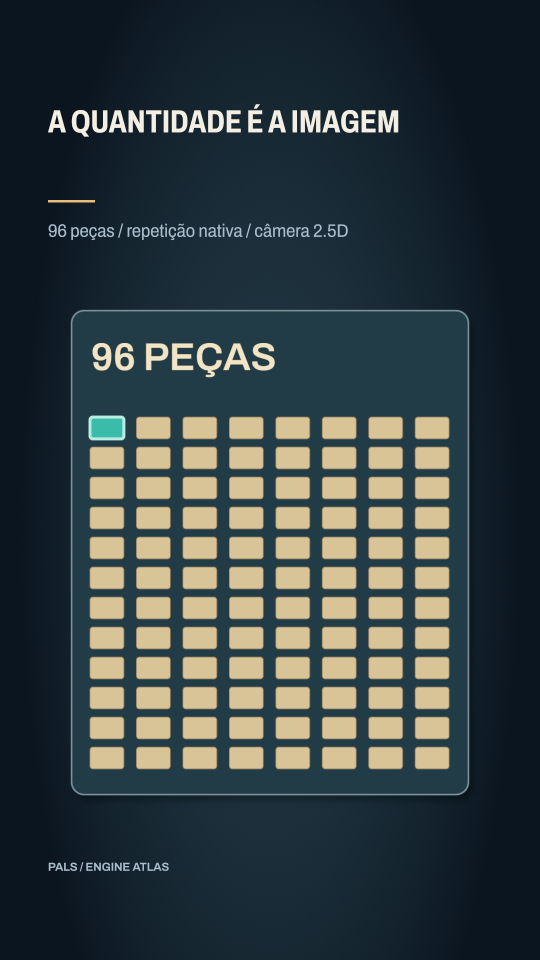
#> input picture docs/ENGINE-ATLAS/work/vitrine26-r2/still.png, 1080 x 1920 px, found by its file name (shown at 1/2 size)
$ python review_stills.py
#> lines starting #> are read from the running program, lines starting #| are printed output that depends on the picture
from pathlib import Path
import json,math
from PIL import Image,ImageDraw,ImageFont
root=Path(__file__).resolve().parents[1]
items=json.loads((root/'work/catalog.json').read_text())[8:]
#> (reads docs/ENGINE-ATLAS/work/catalog.json from the repository)
font=ImageFont.truetype(str(root/'assets/atlas.ttf'),16)
for page in range(math.ceil(len(items)/6)):
    selected=items[page*6:page*6+6]; sheet=Image.new('RGB',(900,1100),'#101C2A');d=ImageDraw.Draw(sheet)
#> after `sheet = Image.new('RGB', (900, 1100), '#101C2A')`:
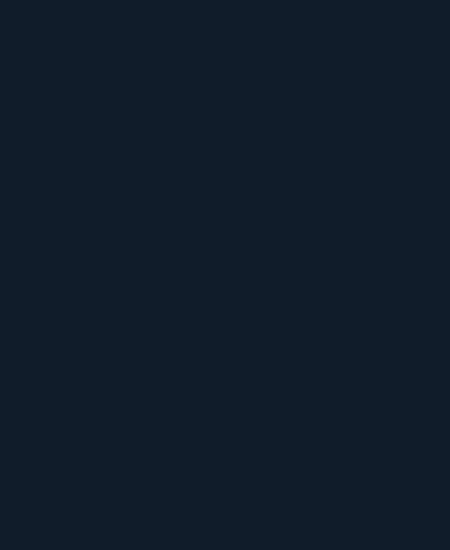
#> sheet: PIL image 900x1100 RGB (shown at 1/2 size); mean R, G, B 16, 28, 42
    for i,item in enumerate(selected):
        im=Image.open(root/item['slug']/'still.png').convert('RGB');im.thumbnail((288,512));x=(i%3)*300+6;y=(i//3)*550
#> after `im.thumbnail((288, 512))`:
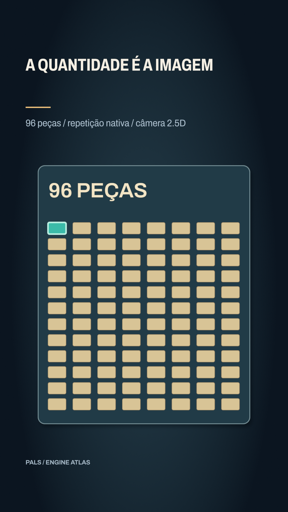
#> im: PIL image 288x512 RGB; mean R, G, B 51.8, 63.1, 66
        sheet.paste(im,(x,y));d.text((x,y+517),item['slug'],font=font,fill='white')
#> after `sheet.paste(im, (x, y))`:
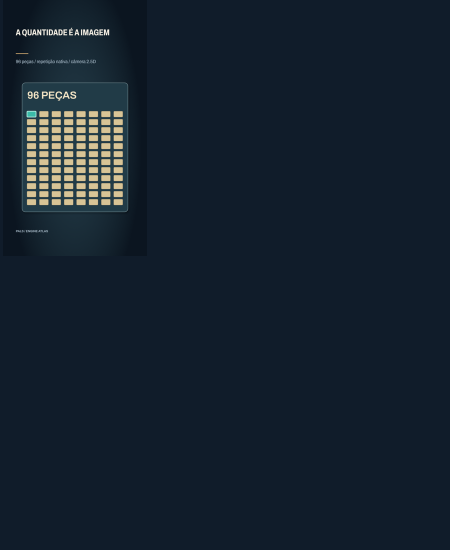
#> sheet: PIL image 900x1100 RGB (shown at 1/2 size); mean R, G, B 21.3, 33.2, 45.6
    sheet.save(root/'work'/('STILLS-WAVE2-'+str(page+1)+'.jpg'),quality=95)
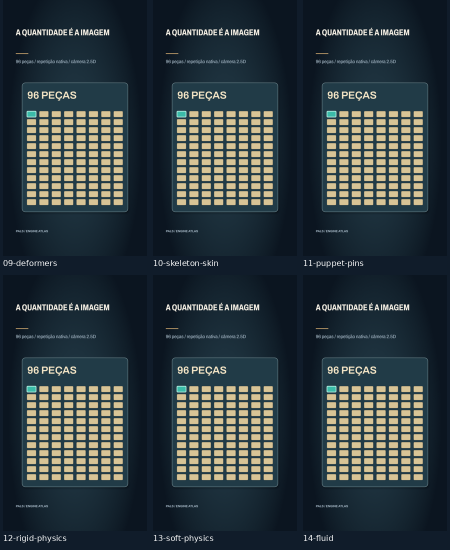
#> saved as STILLS-WAVE2-1.jpg: PIL image 900x1100 RGB (shown at 1/2 size); mean R, G, B 48.5, 59.9, 63.9
